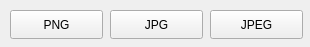
<?xml version="1.0" encoding="UTF-8"?>
<ui version="4.0">
 <class>Default</class>
 <widget class="QWidget" name="Default">
  <property name="geometry">
   <rect>
    <x>0</x>
    <y>0</y>
    <width>310</width>
    <height>47</height>
   </rect>
  </property>
  <property name="windowTitle">
   <string>默认模型优化</string>
  </property>
  <property name="windowIcon">
   <iconset resource="res.qrc">
    <normaloff>:/image/image/icon.ico</normaloff>:/image/image/icon.ico</iconset>
  </property>
  <widget class="QPushButton" name="PNG">
   <property name="geometry">
    <rect>
     <x>10</x>
     <y>10</y>
     <width>93</width>
     <height>29</height>
    </rect>
   </property>
   <property name="text">
    <string>PNG</string>
   </property>
  </widget>
  <widget class="QPushButton" name="JPG">
   <property name="geometry">
    <rect>
     <x>110</x>
     <y>10</y>
     <width>93</width>
     <height>29</height>
    </rect>
   </property>
   <property name="text">
    <string>JPG</string>
   </property>
  </widget>
  <widget class="QPushButton" name="JPEG">
   <property name="geometry">
    <rect>
     <x>210</x>
     <y>10</y>
     <width>93</width>
     <height>29</height>
    </rect>
   </property>
   <property name="text">
    <string>JPEG</string>
   </property>
  </widget>
 </widget>
 <resources>
  <include location="res.qrc"/>
 </resources>
 <connections/>
</ui>
